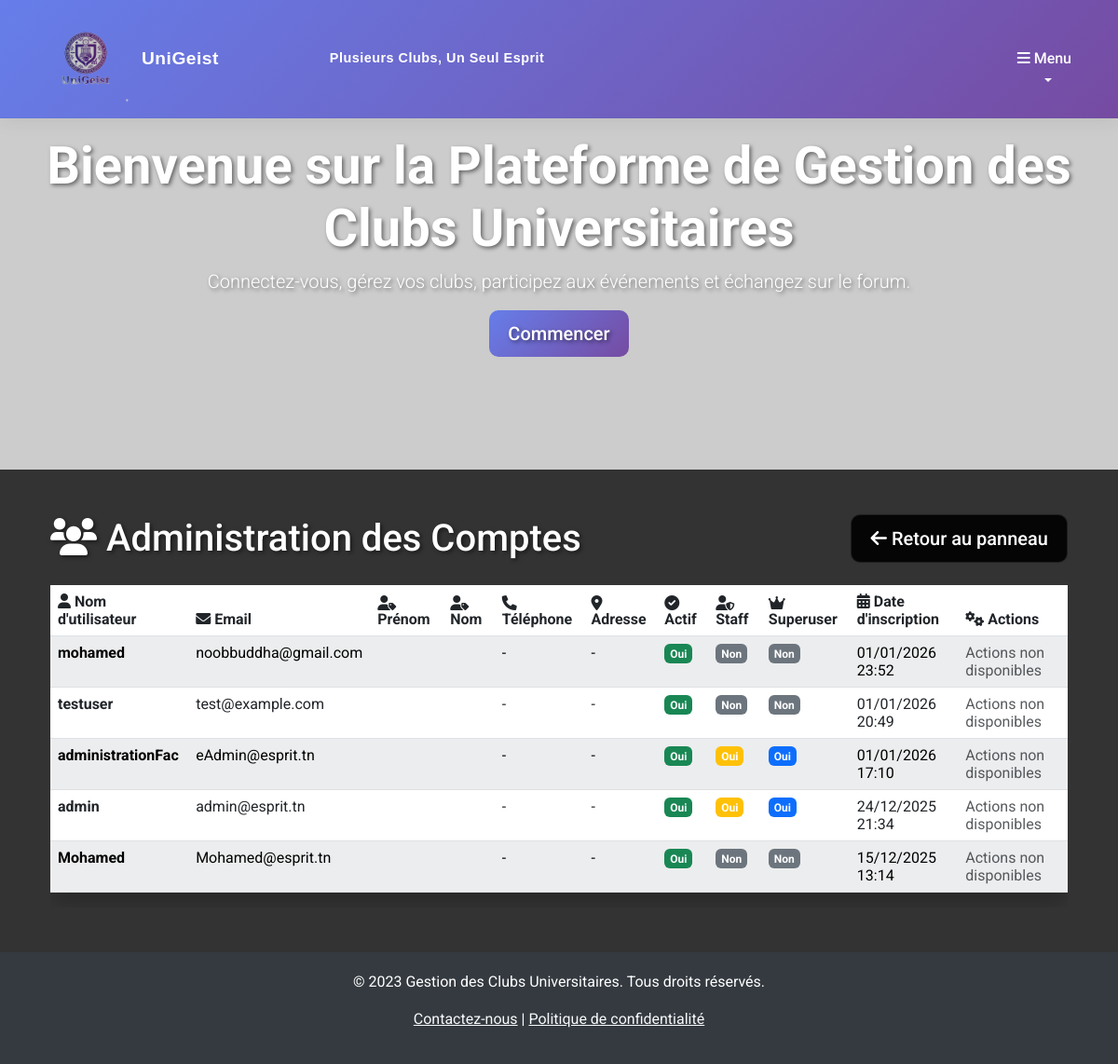
Page /accounts/admin/accounts/ (signed in) on the committed database.
### accounts/models.py (models this page shows, shortened)
class User(AbstractUser):
    phone = models.CharField(max_length=20, blank=True, null=True)
    address = models.CharField(max_length=255, blank=True, null=True)

### accounts/views.py (the view)
# urls.py: path('admin/accounts/', views.admin_accounts, name='admin_accounts'),
@user_passes_test(lambda u: u.is_superuser)
def admin_accounts(request):
    users = User.objects.all().order_by('-date_joined')
    context = {
        'title': 'Administration des Comptes',
        'object_list': users,
        'entity_name': 'Comptes'
    }
    return render(request, 'admin_accounts.html', context)

### templates/admin_accounts.html (shortened to what this page needs)
{% extends 'base.html' %}
{% load static %}
{% block content %}
<div class="container mt-5">
    <div class="d-flex justify-content-between align-items-center mb-4">
        <h1 class="mb-0" style="color: white; text-shadow: 2px 2px 4px rgba(0, 0, 0, 0.5);"><i class="fas fa-users"></i> {{ title }}</h1>
        <a href="{% url 'admin_panel' %}" class="btn btn-secondary btn-lg"><i class="fas fa-arrow-left"></i> Retour au panneau</a>
    </div>
    <div class="table-responsive">
        <table class="table table-striped table-hover" style="background: rgba(255, 255, 255, 0.95); backdrop-filter: blur(10px); border-radius: 15px; box-shadow: 0 10px 20px rgba(0, 0, 0, 0.2);">
            <thead style="background: linear-gradient(135deg, #667eea 0%, #764ba2 100%); color: white;">
                <tr>
                    <th scope="col"><i class="fas fa-user"></i> Nom d'utilisateur</th>
                    <th scope="col"><i class="fas fa-envelope"></i> Email</th>
                    <th scope="col"><i class="fas fa-user-tag"></i> Prénom</th>
                    <th scope="col"><i class="fas fa-user-tag"></i> Nom</th>
                    <th scope="col"><i class="fas fa-phone"></i> Téléphone</th>
                    <th scope="col"><i class="fas fa-map-marker-alt"></i> Adresse</th>
                    <th scope="col"><i class="fas fa-check-circle"></i> Actif</th>
                    <th scope="col"><i class="fas fa-user-shield"></i> Staff</th>
                    <th scope="col"><i class="fas fa-crown"></i> Superuser</th>
                    <th scope="col"><i class="fas fa-calendar-alt"></i> Date d'inscription</th>
                    <th scope="col"><i class="fas fa-cogs"></i> Actions</th>
                </tr>
            </thead>
            <tbody>
                {% for user in object_list %}
                <tr>
                    <td><strong>{{ user.username }}</strong></td>
                    <td>{{ user.email }}</td>
                    <td>{{ user.first_name }}</td>
                    <td>{{ user.last_name }}</td>
                    <td>{{ user.phone|default:"-" }}</td>
                    <td>{{ user.address|default:"-" }}</td>
                    <td>
                        <span class="badge bg-{% if user.is_active %}success{% else %}danger{% endif %}">
                            {% if user.is_active %}Oui{% else %}Non{% endif %}
                        </span>
                    </td>
                    <td>
                        <span class="badge bg-{% if user.is_staff %}warning{% else %}secondary{% endif %}">
                            {% if user.is_staff %}Oui{% else %}Non{% endif %}
                        </span>
                    </td>
                    <td>
                        <span class="badge bg-{% if user.is_superuser %}primary{% else %}secondary{% endif %}">
                            {% if user.is_superuser %}Oui{% else %}Non{% endif %}
                        </span>
                    </td>
                    <td>{{ user.date_joined|date:"d/m/Y H:i" }}</td>
                    <td>
                        <span class="text-muted">Actions non disponibles</span>
                    </td>
                </tr>
                {% endfor %}
            </tbody>
        </table>
    </div>
</div>
{% endblock %}

### static/css/style.css (style rules this page uses)
body { font-family: 'Roboto', sans-serif; background: #333333; color: #ffffff; min-height: 100vh; }
.btn { border-radius: 10px; padding: 10px 20px; font-weight: 500; transition: all 0.3s ease; }
.btn-secondary { background: rgba(0, 0, 0, 0.9); color: #ffffff; border: 1px solid rgba(255, 255, 255, 0.1); }
.badge { font-size: 0.75em; padding: 0.375em 0.5em; border-radius: 0.375rem; }

### rows in the picture
User: username "mohamed", email "noobbuddha@gmail.com", phone "-", address "-", is_active "Oui", is_staff "Non", is_superuser "Non", date_joined "01/01/2026 23:52"
User: username "testuser", email "test@example.com", phone "-", address "-", is_active "Oui", is_staff "Non", is_superuser "Non", date_joined "01/01/2026 20:49"
User: username "administrationFac", email "eAdmin@esprit.tn", phone "-", address "-", is_active "Oui", is_staff "Oui", is_superuser "Oui", date_joined "01/01/2026 17:10"
User: username "admin", email "admin@esprit.tn", phone "-", address "-", is_active "Oui", is_staff "Oui", is_superuser "Oui", date_joined "24/12/2025 21:34"
User: username "Mohamed", email "Mohamed@esprit.tn", phone "-", address "-", is_active "Oui", is_staff "Non", is_superuser "Non", date_joined "15/12/2025 13:14"

### other values in the picture
{{ title }} "Administration des Comptes"
